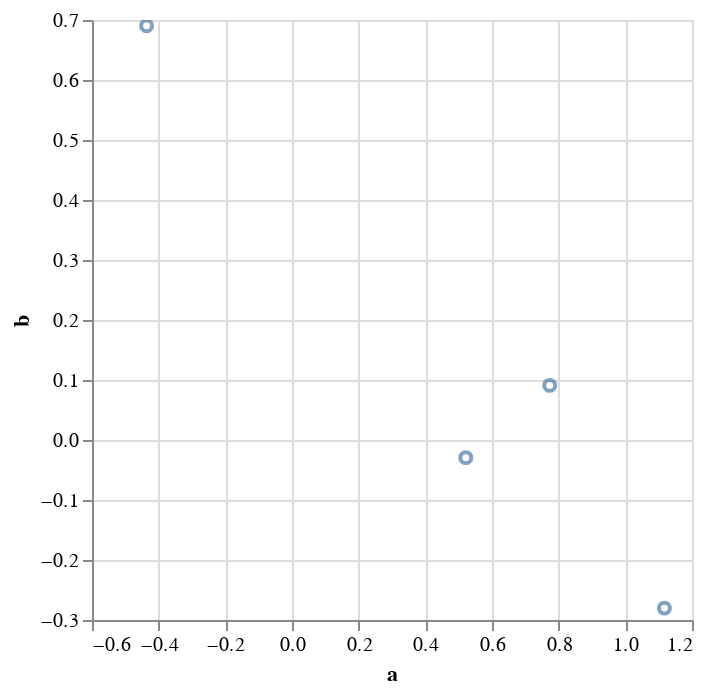

The code cell stored with this chart in its notebook:
### Code cell
x,y = np.random.default_rng().standard_normal(size=(2, 4, 2))
print(x)
print(_lower(x))
pl.DataFrame(x, schema=list('ab')).plot.point(x='a',y='b')

### Figure 1 — Vega-Lite specification as saved in the notebook (floating-point values rounded to 4 significant figures)
{"config": {"view": {"continuousWidth": 300, "continuousHeight": 300}}, "data": {"name": "data-00841c83d971885f7a7c906c1a3c37f6"}, "mark": {"type": "point", "tooltip": true}, "encoding": {"x": {"field": "a", "type": "quantitative"}, "y": {"field": "b", "type": "quantitative"}}, "params": [{"name": "param_11", "select": {"type": "interval", "encodings": ["x", "y"]}, "bind": "scales"}], "$schema": "https://vega.github.io/schema/vega-lite/v5.20.1.json", "datasets": {"data-00841c83d971885f7a7c906c1a3c37f6": [{"a": 1.117, "b": -0.2802}, {"a": 0.5213, "b": -0.02939}, {"a": 0.7732, "b": 0.09102}, {"a": -0.4362, "b": 0.6905}]}}
